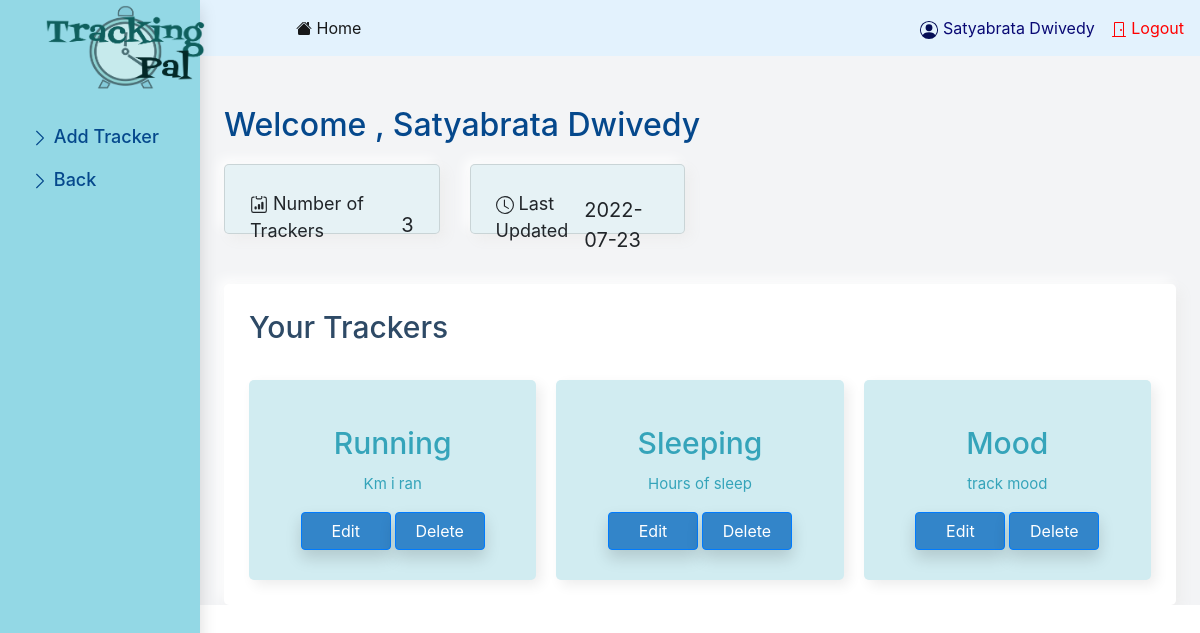
Page /profile (signed in) on the committed database.
### models.py (models this page shows)
class User(db.Model,UserMixin):
    id = db.Column(db.Integer, primary_key=True)
    user_name = db.Column(db.String(100), unique=True)
    password = db.Column(db.String(100))
    name = db.Column(db.String(1000))

class Log_table(db.Model):
    __tablename__='log_table'
    log_id=db.Column(db.Integer,primary_key=True)
    tracker_id=db.Column(db.Integer,db.ForeignKey("tracker.tracker_id"),nullable=False,)
    time=db.Column(db.String,nullable=False,unique=True)
    value=db.Column(db.String,nullable=False)
    note=db.Column(db.String)
    user_name=db.Column(db.String,db.ForeignKey("user.user_name"),nullable=False)
    edited_date=db.Column(db.String)

class Tracker(db.Model):
     __tablename__ = 'tracker'
     tracker_id=db.Column(db.Integer,primary_key=True,)
     user_name=db.Column(db.String,db.ForeignKey("user.user_name"),nullable=False)
     tracker_name=db.Column(db.String,nullable=False)
     description=db.Column(db.String)
     tracker_type=db.Column(db.String,nullable=False)
     options=db.Column(db.String)
     relative=db.relationship("Log_table",cascade='all,delete',backref="tracker")

### main.py (the view)
@main.route('/profile')
@login_required
def profile():
    trackers=Tracker.query.filter(Tracker.user_name==current_user.user_name).all()
    totalTrack=len(trackers)
    track=Tracker.query.with_entities(Tracker.tracker_id).filter(Tracker.user_name==current_user.user_name).all()
    print(track)
    lg=[]
    for trk in track:
        logg=Log_table.query.with_entities(Log_table.edited_date).filter(Log_table.tracker_id==trk[0]).all()
        for l in logg:
            lg.append(l[0])
    lg.sort(reverse=True)
    s=""
    if lg!=[]:
        s=lg[0]
    return render_template('dashboard.html' ,name=current_user.name,trackers=trackers,totalTrack=totalTrack,lg=s)

### __init__.py (called while the page is built)
def create_app():
    app = Flask(__name__)
    num=16
    res=''.join(secrets.choice(string.ascii_letters + string.digits)for x in range(num))
    app.config['SECRET_KEY'] = "this_is_the_secret_key"
    app.config['SQLALCHEMY_DATABASE_URI'] = 'sqlite:///database.sqlite'
    db.init_app(app)
    login_manager = LoginManager()
    login_manager.login_view = 'auth.login'
    login_manager.init_app(app)
    from models import User
    @login_manager.user_loader
    def load_user(user_id):
        return User.query.get(int(user_id))
    from authenticate import auth as auth_blueprint
    app.register_blueprint(auth_blueprint)
    from main import main as main_blueprint
    app.register_blueprint(main_blueprint)
    return app

### templates/dashboard.html (shortened to what this page needs)
{% extends 'dashboardbase.html' %}
{% block content %}
<h2 style="color:#05488c ;">Welcome , {{name}}</h2>
                <div class="main__cards">
                    <div class="card">
                        <div class="card_inner">
                          <p class="text-primary-p" style="font-size: 18px ;">
                             Number of Trackers</p>
                            <span class="font-bold text-title">{{totalTrack}}</span>
                        </div>
                    </div>
                    <div class="card">
                        <div class="card_inner">
                            <p class="text-primary-p" style="font-size: 18px ;">
                              <svg xmlns="http://www.w3.org/2000/svg" width="18" height="18" fill="currentColor" class="bi bi-clock" viewBox="0 0 16 16">
                                <path d="M8 3.5a.5.5 0 0 0-1 0V9a.5.5 0 0 0 .252.434l3.5 2a.5.5 0 0 0 .496-.868L8 8.71V3.5z"/>
                                <path d="M8 16A8 8 0 1 0 8 0a8 8 0 0 0 0 16zm7-8A7 7 0 1 1 1 8a7 7 0 0 1 14 0z"/>
                              </svg>
                               Last Updated</p>
                            <span class="font-bold text-title">{{lg}}</span>
                        </div>
                    </div>
                </div>
                <div class="chart">
                    <div class="charts__right">
                        <div class="charts__right__title">
                            <div>
                                <h1>Your Trackers</h1>
                            </div>
                        </div>
                        <div class="charts__right__cards">
                        {%for tracker in trackers%}
                        <div class="card text-center card2" style="height: 200px;" >
                          <div class="card-body">
                            <a href="/TrackerInfo/{{tracker['tracker_id']}}" id="cardlink">
                            <h5 class="card-title" style="font-size:30px;">{{tracker["tracker_name"]}}</h5>
                            </a>
                            <p class="card-text" style="font-size:15px">{{tracker["description"]}}</p>
                            <a href="/editTracker/{{tracker['tracker_id']}}" class="btn btn-primary shadow" style="width: 90px;">Edit</a>
                            <a href="/deleteTracker/{{tracker['tracker_id']}}" class="btn btn-primary shadow" style="width:90px">Delete</a>
                          </div>
                        </div>
                        {%endfor%}
                        </div>
                    </div>
                </div>
{%endblock%}

### templates/dashboardbase.html (shortened to what this page needs)
<!doctype html>
<html lang="en">
  <head>
    <link rel="stylesheet" href="https://cdn.jsdelivr.net/npm/bootstrap@4.1.3/dist/css/bootstrap.min.css">
    <link rel="stylesheet" href="{{url_for('static',filename='dashboard.css')}}">
  </head>
  <body>
    <nav class="navbar navbar-light p-0 shadow" style="background-color: #e3f2fd;">
        <div style="padding-left: 280px;">
          <ul class="navbar navbar-nav ">
            <li class="nav-item px-3">
              <a class="nav-link active" href="/profile">
                   Home
                </a>
            </li>
          </ul>
        </div>
        <div>
          <ul class="nav justify-content-end">
            <li class="nav-item">
              <span class="navbar-text" style="color: rgb(9, 9, 116);"><img width="20" src="{{url_for('static',filename='person-circle.svg')}}" alt="" />  {{name}}</span>
            </li>
            <li class="nav-item">
                  <a class="nav-link" href="{{ url_for('auth.logout') }}" style="color: red;">
                  <svg xmlns="http://www.w3.org/2000/svg" width="16" height="16" fill="currentColor" class="bi bi-door-closed" viewBox="0 1 16 16">
                      <path d="M3 2a1 1 0 0 1 1-1h8a1 1 0 0 1 1 1v13h1.5a.5.5 0 0 1 0 1h-13a.5.5 0 0 1 0-1H3V2zm1 13h8V2H4v13z"/>
                      <path d="M9 9a1 1 0 1 0 2 0 1 1 0 0 0-2 0z"/>
                    </svg> Logout
              </a>
            </li>
          </ul>
      </div>
    </nav>
    <div class="container-fluid ">
        <div class="row">
            <div class="col-md-2 d-none d-md-block sidebar shadow">
                <div class="left-sidebar flex-md-nowrap">
                    <ul class="nav flex-column sidebar-nav">
                      <div style="padding-left: 15px; padding-bottom: 20px;">
                      <a class="navbar-brand col-sm-3 col-md-2 mr-0"><img src="{{url_for('static',filename='logo.png')}}" style="width:160px; height:85px;"></a>
                      </div>
                        <li class="nav-item">
                          <a class="nav-link" href="{{ url_for('main.addTracker') }}">
                            <svg xmlns="http://www.w3.org/2000/svg" width="18" height="18" fill="currentColor" class="bi bi-chevron-right" viewBox="0 0 16 16"><path fill-rule="evenodd" d="M4.646 1.646a.5.5 0 0 1 .708 0l6 6a.5.5 0 0 1 0 .708l-6 6a.5.5 0 0 1-.708-.708L10.293 8 4.646 2.354a.5.5 0 0 1 0-.708z"/></svg>
                            Add Tracker
                            </a>
                        </li>
                        <li class="nav-item">
                          <a class="nav-link" onclick="history.go(-1)" style="cursor: pointer;">
                            <svg xmlns="http://www.w3.org/2000/svg" width="18" height="18" fill="currentColor" class="bi bi-chevron-right" viewBox="0 0 16 16"><path fill-rule="evenodd" d="M4.646 1.646a.5.5 0 0 1 .708 0l6 6a.5.5 0 0 1 0 .708l-6 6a.5.5 0 0 1-.708-.708L10.293 8 4.646 2.354a.5.5 0 0 1 0-.708z"/></svg>
                            Back
                            </a>
                        </li>
                      </ul>
                </div>
            </div>
            <main role="main" class="col-md-9 ml-sm-auto col-lg-10 px-4">
              {% block content %}
              {% endblock %}
            </main>
        </div>
    </div>
  </body>
</html>

### static/dashboard.css (style rules this page uses)
.sidebar { position:fixed; top: 0; left: 0; bottom: 0; z-index: 300; padding: 0 0 0 15px; background-color: #93d8e5; }
.sidebar-nav li .nav-link { color: #05488c; font-weight: 500; font-size: large; }
main { padding-top: 50px; }
nav { padding-left: 200px; }
.main__cards { display: grid; grid-template-columns: 1fr 1fr 1fr 1fr; gap: 30px; margin: 20px 0; }
.card { display: flex; flex-direction: column; justify-content: space-around; height: 70px; padding: 25px; border-radius: 5px; background: #e6f2f5; box-shadow: 5px 5px 13px #ededed, -5px -5px 13px #ffffff; }
.card_inner { display: flex; align-items: center; justify-content: space-between; }
.card_inner > span { font-size: 20px; }
.chart { display: grid; grid-template-columns: 1fr; margin-top: 50px; }
.charts__right { padding: 25px; border-radius: 5px; background: #ffffff; box-shadow: 5px 5px 13px #ededed, -5px -5px 13px #ffffff; }
.charts__right__title { display: flex; align-items: center; justify-content: space-between; }
.charts__right__title > div > h1 { font-size: 30px; color: #2e4a66; margin-bottom: 5px; }
.charts__right__cards { display: grid; grid-template-columns: 1fr 1fr 1fr; gap: 20px; margin-top: 30px; }
.card2 { background: #d1ecf1; color: #35a4ba; text-align: center; padding: 25px; border-radius: 5px; font-size: 14px; border: none; text-decoration: none; }
#cardlink { color:#35a4ba; text-decoration: none; }
.btn { background-color: #3385c9; }
main { background: #f3f4f6; grid-area: main; overflow-y: auto; }

### rows in the picture
User: name "Satyabrata Dwivedy"
Log_table: edited_date "2022-07-23"
Tracker: tracker_name "Running", description "Km i ran"
Tracker: tracker_name "Sleeping", description "Hours of sleep"
Tracker: tracker_name "Mood", description "track mood"

### other values in the picture
{{ totalTrack }} "3"
